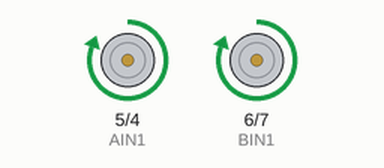
Simulated run of this sketch. Board: Arduino Uno, built with avr-gcc and run on an emulated ATmega328P. On the bench: motor-driver pin pairs drawn as motors (green arrow = first pin HIGH = forward, orange = second pin HIGH = backward, longer = more drive, scaled by the enable pin).

Above: at 1.5 s.
At 3.5 s:
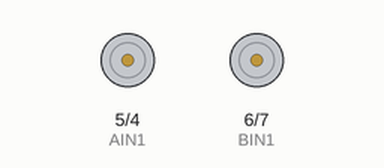
At 5.5 s:
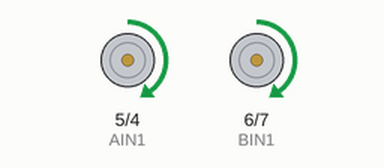
At 8.5 s:
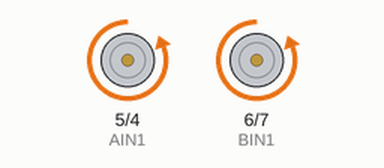
Timing chart, 0 to 14.3 s (numbered marks = the images above):
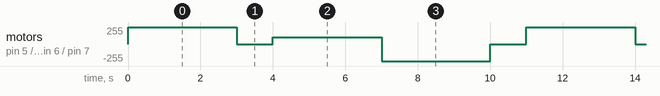

The sketch:

TB6612FNG_Motor_Driver_TEST.ino
```cpp
//Right Motor (A)
#define AIN1 5  //Right Motor Forward
#define AIN2 4  //Right Motor Backward
#define PWMA 3  //Right Motor Speed

//Left Motor (B)
#define BIN1 6  //Left Motor Forward
#define BIN2 7  //Left Motor Backward
#define PWMB 9  //Left Motor Speed

void setup() {
  //Motor Pins are output
  pinMode(AIN1, OUTPUT);
  pinMode(AIN2, OUTPUT);
  pinMode(BIN1, OUTPUT);
  pinMode(BIN2, OUTPUT);
  pinMode(PWMA, OUTPUT);
  pinMode(PWMB, OUTPUT);
}

void loop() {
  rotate_motor(255, 255);  //forward
  delay(3000);
  rotate_motor(0, 0);  //forward
  delay(1000);
  rotate_motor(100, 100); //forward slow
  delay(3000);
  rotate_motor(-255, -255); //backward
  delay(3000);
  rotate_motor(0, 0);  //forward
  delay(1000);
}

//Operate Motor Function
void rotate_motor(int left, int right) {
  if (left > 0) {
    //left motor forward run
    digitalWrite(BIN1, 1);
    digitalWrite(BIN2, 0);
  } else {
    //left motor backward run
    left = -(left);
    digitalWrite(BIN1, 0);
    digitalWrite(BIN2, 1);
  }
  if (right > 0) {
    //right motor forward run
    digitalWrite(AIN1, 1);
    digitalWrite(AIN2, 0);
  } else {
    //right motor backward run
    right = -(right);
    digitalWrite(AIN1, 0);
    digitalWrite(AIN2, 1);
  }

  //limit PWM value to 255
  if (left > 255) left = 255;
  if (right > 255) right = 255;

  //Speed
  analogWrite(PWMB, left);
  analogWrite(PWMA, right);
}
```

Measured:
- by itself, motor on pin 5 (AIN1) / pin 4 (AIN2), motor on pin 6 (BIN1) / pin 7 (BIN2): repeats every 11.0 s: stopped 1.0 s, forward 100/255 3.0 s, backward 255/255 3.0 s, stopped 1.0 s, forward 255/255 3.0 s
